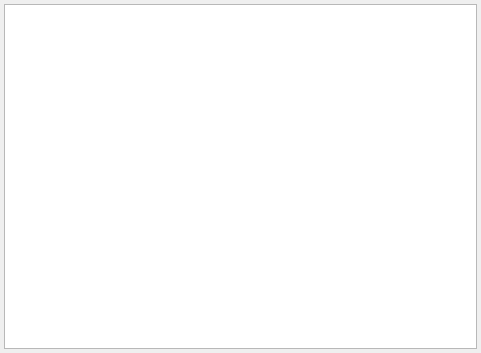
<?xml version="1.0" encoding="UTF-8"?>
<ui version="4.0">
 <class>HtmlDisplayOutputProviderUI</class>
 <widget class="QWidget" name="HtmlDisplayOutputProviderUI">
  <property name="geometry">
   <rect>
    <x>0</x>
    <y>0</y>
    <width>481</width>
    <height>353</height>
   </rect>
  </property>
  <property name="windowTitle">
   <string>Form</string>
  </property>
  <layout class="QVBoxLayout" name="verticalLayout">
   <property name="spacing">
    <number>4</number>
   </property>
   <property name="margin">
    <number>4</number>
   </property>
   <item>
    <widget class="QCustTextEdit" name="editOut">
     <property name="sizePolicy">
      <sizepolicy hsizetype="Preferred" vsizetype="Preferred">
       <horstretch>0</horstretch>
       <verstretch>0</verstretch>
      </sizepolicy>
     </property>
     <property name="lineWrapMode">
      <enum>QTextEdit::NoWrap</enum>
     </property>
     <property name="readOnly">
      <bool>false</bool>
     </property>
    </widget>
   </item>
  </layout>
 </widget>
 <customwidgets>
  <customwidget>
   <class>QCustTextEdit</class>
   <extends>QTextEdit</extends>
   <header location="global">QCustTextEdit.h</header>
  </customwidget>
 </customwidgets>
 <resources/>
 <connections/>
</ui>
